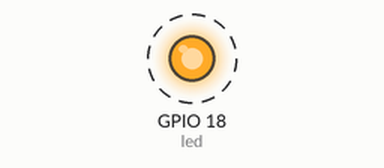
Recording of a program running on a simulated Raspberry Pi (BCM pin numbers). On the bench: output pins drawn as LEDs (lit = HIGH). Dashed ring = blinking.

Above: at 0.2 s.
Timing chart, 0 to 3.0 s (numbered marks = the images above):
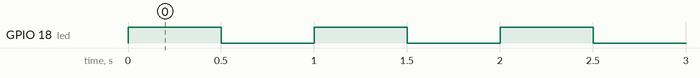

The program:

blink.py
```python
import RPi.GPIO as gpio
from time import sleep

led = 18
# Wir erstellen eine Variable und weisen
# ihr im selben Zug den Zahlenwert 18 zu

gpio.setmode(gpio.BCM)
# Bestimmung der Adressierungsart der GPIO Pins.
# BCM   = Pins werden via GPIO Ziffer adressiert. Pin GPIO1 bis GPIO27.
#         Nur die Ziffer angeben. ("GPIO12" -> "12")
# BOARD = Pins werden via Pin Nummer adressiert. Pin 1 bis 40.
#         Manche Nummern zeigen auf 3.3V, 5V oder Geerdete Pins.
# Referenz: https://pinout.xyz/

gpio.setup(led, gpio.OUT, initial=gpio.LOW)
#           ↑         ↑                 ↑
# Variable von oben   |             abgeschaltet beim start
#                   Pin als Output
# Konfiguration des Pins, der die Led streuert.

while True:
    # "while" ist eine Schleife, die sich wiederholt, bis eine
    # Bedingung nicht mehr erfüllt ist. "True" ist per Definition
    # immer erfüllt. Diese Schleife ist eine Endlosschleife.
    gpio.output(led, gpio.HIGH)
    sleep(0.5)  # Wert in Sekunden
    gpio.output(led, gpio.LOW)
    sleep(0.5)
```

Measured:
- by itself, GPIO 18 (led): alternates HIGH for 0.50 s and LOW for 0.50 s
